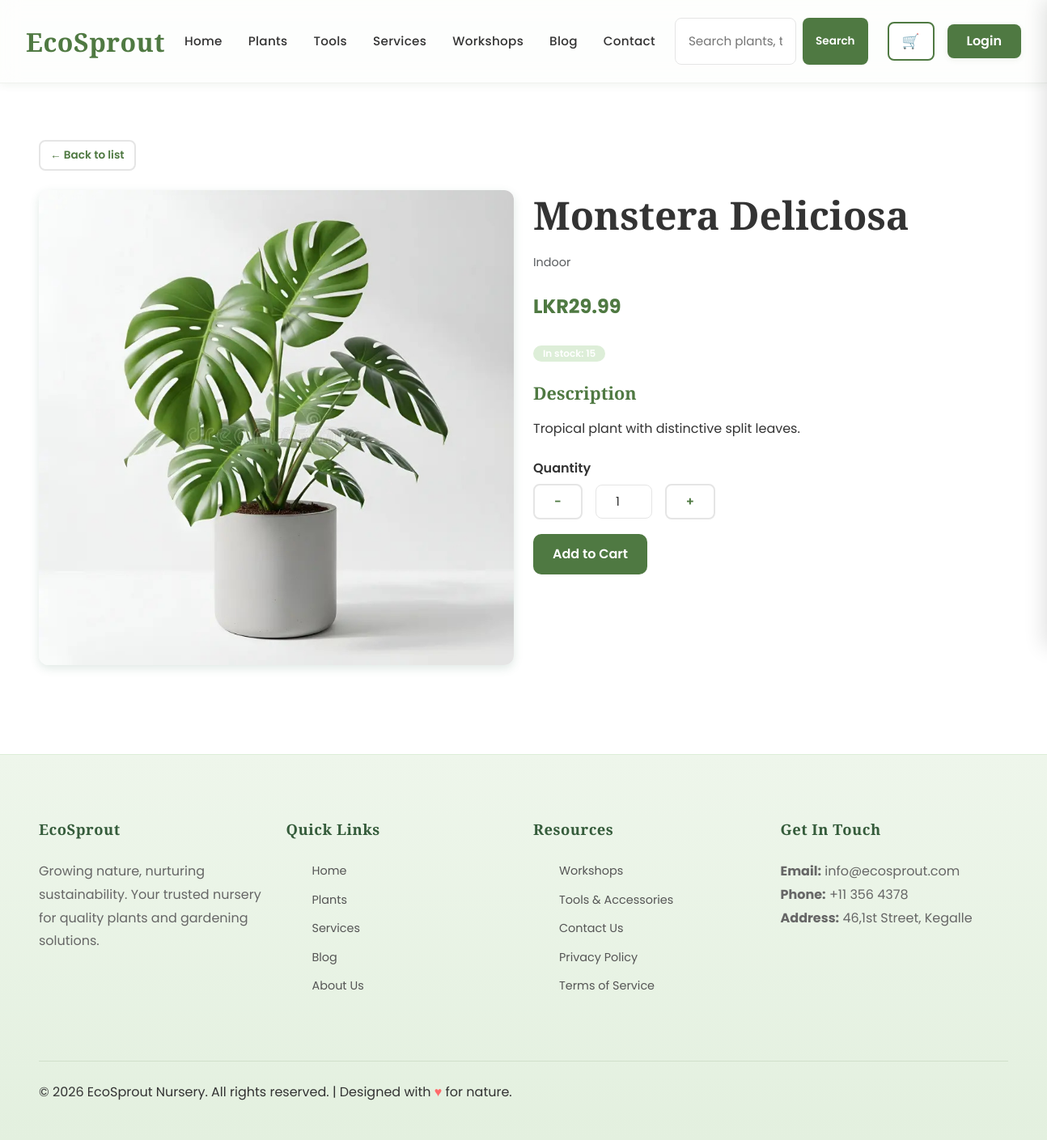
/Frontend/plant.php?id=1, run on the app's committed database.
### tables this page shows
CREATE TABLE IF NOT EXISTS `plants` (
  `id` int NOT NULL AUTO_INCREMENT,
  `name` varchar(255) NOT NULL,
  `category` varchar(100) NOT NULL,
  `description` text,
  `price` decimal(10,2) NOT NULL,
  `stock` int NOT NULL DEFAULT '0',
  `image_url` varchar(255) DEFAULT 'assets/images/plant-1.jpg',
  `image_url_2` varchar(255) DEFAULT NULL,
  `image_url_3` varchar(255) DEFAULT NULL,
  `is_active` tinyint NOT NULL DEFAULT '1',
  `created_at` timestamp NULL DEFAULT CURRENT_TIMESTAMP,
  PRIMARY KEY (`id`)
);

### Frontend/plant.php (called while the page is built, shortened)
<?php
require_once __DIR__ . '/config/db.php';
require_once __DIR__ . '/includes/helpers.php';
$id = isset($_GET['id']) ? (int) $_GET['id'] : 0;
$stmt = $pdo->prepare('SELECT * FROM plants WHERE id = :id AND is_active = 1');
$stmt->bindParam(':id', $id, PDO::PARAM_INT);
$stmt->execute();
$product = $stmt->fetch();
$productType = 'plant';
$productName = $product['name'];
$productSubtitle = $product['category'];
$listUrl = 'catalogue.php';
$maxQty = (int) $product['stock'];
$price = $product['price'];
include 'includes/header.php';
include 'includes/product_detail_template.php';
include 'includes/footer.php';

### Frontend/includes/helpers.php (called while the page is built, shortened)
<?php
function e($text)
{
  return htmlspecialchars((string) $text, ENT_QUOTES, 'UTF-8');
}
function product_images($row)
{
  $images = array();
  if (!empty($row['image_url'])) {
    $images[] = $row['image_url'];
  }
  return $images;
}

### Frontend/includes/product_detail_template.php (the view, shortened to what this page needs)
<?php
$images = product_images($product);
$priceJs = number_format((float)$price, 2, '.', '');
$canAdd = ($maxQty === null || (int)$maxQty > 0);
?>
<main>
<section class="section product-detail-section">
<div class="container">
<a href="<?php echo e($listUrl); ?>" class="btn-outline btn-small" style="margin-bottom: var(--spacing-lg);">← Back to list</a>
<div class="row">
<div class="col-md-6 mb-4">
<div class="product-gallery">
<img id="mainProductImage" src="<?php echo e($siteRoot . $images[0]); ?>" alt="<?php echo e($productName); ?>" class="product-main-image">
</div>
</div>
<div class="col-md-6">
<h1><?php echo e($productName); ?></h1>
<?php if (!empty($productSubtitle)) { ?>
<p class="text-muted"><?php echo e($productSubtitle); ?></p>
<?php } ?>
<p class="card-price" style="margin: var(--spacing-lg) 0;">LKR<?php echo e(number_format((float)$price, 2)); ?></p>
<?php if ($productType === 'plant' || $productType === 'tool') { ?>
<?php if ($canAdd) { ?>
<p><span class="badge badge-success">In stock: <?php echo (int)$maxQty; ?></span></p>
<?php } else { ?>
<p><span class="badge" style="background:#FF9500;color:#fff;">Out of stock</span></p>
<?php } ?>
<?php } elseif ($productType === 'workshop') { ?>
<p class="text-muted">Spots left: <?php echo (int)$maxQty; ?></p>
<?php } ?>
<h3 style="color: var(--primary-color); font-size: 1.35rem; margin-top: var(--spacing-lg);">Description</h3>
<p><?php echo nl2br(e($product['description'])); ?></p>
<?php if ($canAdd) { ?>
<div class="form-group" style="margin-top: var(--spacing-lg);">
<label for="productQty">Quantity</label>
<div class="product-qty-row">
<button type="button" class="btn-outline" onclick="decreaseQuantity('productQty')">-</button>
<input type="number" id="productQty" value="1" min="1" <?php echo ($maxQty !== null) ? 'max="' . (int)$maxQty . '"' : ''; ?>>
<button type="button" class="btn-outline" onclick="increaseQuantity('productQty')">+</button>
</div>
</div>
<div class="product-action-buttons">
<button type="button" class="btn-primary btn-detail-cart"
  data-type="<?php echo e($productType); ?>"
  data-id="<?php echo (int)$product['id']; ?>"
  data-name="<?php echo e($productName); ?>"
  data-price="<?php echo e($priceJs); ?>"
  data-image="<?php echo e($images[0]); ?>"
  data-max="<?php echo ($maxQty !== null) ? (int)$maxQty : 0; ?>"
  data-checkout="0">Add to Cart</button>
<button type="button" class="btn-secondary btn-detail-cart"
  data-type="<?php echo e($productType); ?>"
  data-id="<?php echo (int)$product['id']; ?>"
  data-name="<?php echo e($productName); ?>"
  data-price="<?php echo e($priceJs); ?>"
  data-image="<?php echo e($images[0]); ?>"
  data-max="<?php echo ($maxQty !== null) ? (int)$maxQty : 0; ?>"
  data-checkout="1">Checkout</button>
</div>
<?php } ?>
</div>
</div>
</div>
</section>
</main>

### Frontend/assets/css/style.css (style rules this page uses)
:root { --primary-color: #4F7942; --secondary-color: #7BA05B; --light-green: #DDEED8; --background-color: #F8F9F5; --text-color: #333333; --secondary-text: #666666; --surface-color: #FFFFFF; --dark-green: #2D5A3D; --accent-color: #7BA05B; --light-gray: #E5E5E5; --border-color: #E5E5E5; --spacing-xs: 4px; --spacing-sm: 8px; --spacing-md: 16px; --spacing-lg: 24px; --spacing-xl: 32px; --spacing-xxl: 48px; --border-radius: 8px; --border-radius-lg: 12px; --transition: all 0.3s ease; }
* { margin: 0; padding: 0; box-sizing: border-box; }
html { scroll-behavior: smooth; }
body { font-family: 'Poppins', sans-serif; background-color: var(--background-color); color: var(--text-color); line-height: 1.6; font-size: 16px; }
h1, h2, h3, h4, h5, h6 { font-family: 'Playfair Display', serif; color: var(--text-color); line-height: 1.3; margin-bottom: var(--spacing-md); font-weight: 700; }
h1 { font-size: 3rem; }
h3 { font-size: 1.75rem; }
p { margin-bottom: var(--spacing-md); color: var(--text-color); }
a { color: var(--primary-color); text-decoration: none; transition: var(--transition); }
.btn-primary { background: var(--primary-color); color: white; border: none; padding: 12px 24px; border-radius: 10px; font-weight: 600; transition: .3s; }
.btn-secondary { background-color: transparent; color: var(--surface-color); padding: var(--spacing-sm) var(--spacing-lg); border: 2px solid var(--surface-color); border-radius: var(--border-radius); cursor: pointer; font-size: 0.95rem; font-weight: 600; transition: var(--transition); display: inline-block; }
.btn-outline { background-color: transparent; color: var(--primary-color); padding: var(--spacing-sm) var(--spacing-lg); border: 2px solid var(--border-color); border-radius: var(--border-radius); cursor: pointer; font-size: 0.95rem; font-weight: 600; transition: var(--transition); display: inline-block; }
.btn-small { padding: 6px 12px; font-size: 0.85rem; }
.card-price { font-size: 1.5rem; font-weight: 700; color: var(--primary-color); margin-bottom: var(--spacing-md); }
.form-group { margin-bottom: var(--spacing-lg); }
label { display: block; margin-bottom: var(--spacing-sm); font-weight: 600; color: var(--text-color); }
input[type="text"], input[type="email"], input[type="password"], input[type="number"], input[type="date"], input[type="tel"], textarea, select { width: 100%; padding: var(--spacing-md); border: 1.5px solid var(--light-gray); border-radius: var(--border-radius); font-family: 'Poppins', sans-serif; font-size: 0.95rem; transition: var(--transition); background-color: var(--surface-color); color: var(--text-color); }
.container { max-width: 1280px; margin: auto; padding: 0 24px; }
.section { padding: 70px var(--spacing-lg); }
.section:nth-child(odd) { background-color: var(--surface-color); }
.section { position: relative; }
.mb-4 { margin-bottom: var(--spacing-xl); }
.text-muted { color: #999; font-size: 0.9rem; }
.badge { display: inline-block; background-color: var(--primary-color); color: var(--surface-color); padding: 4px 12px; border-radius: 20px; font-size: 0.75rem; font-weight: 600; }
.badge-success { background-color: var(--light-green); }
.product-main-image { width: 100%; border-radius: var(--border-radius-lg); box-shadow: 0 4px 12px rgba(45, 106, 79, 0.15); margin-bottom: var(--spacing-md); }
.product-qty-row { display: flex; align-items: center; gap: var(--spacing-md); }
.product-qty-row input { width: 70px; text-align: center; padding: var(--spacing-sm); }
.product-action-buttons { display: flex; gap: var(--spacing-md); flex-wrap: wrap; margin-top: var(--spacing-md); }
.form-group { margin-bottom: 18px; }
.form-group label { display: block; margin-bottom: 6px; font-weight: 600; }

### data on the page
plants: name "Monstera Deliciosa", category "Indoor", price "29.99", stock "15", description "Tropical plant with distinctive split leaves.", stock "1"
